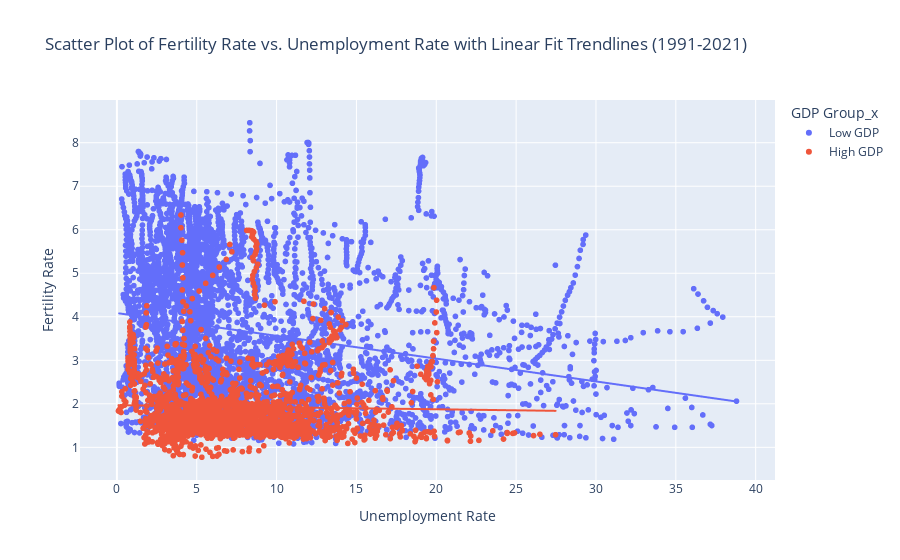

Write notebook code for a chart like this one.
### Code cell
# 將 "Year" 欄位的資料類型轉換為整數
merged_df['Year'] = merged_df['Year'].astype(int)

# 再次篩選出符合年份範圍的數據
start_year = 1991
end_year = 2021
filtered_merged_df = merged_df[(merged_df['Year'] >= start_year) & (merged_df['Year'] <= end_year)]

# 繪製散點圖，X軸為Fertility Rate，Y軸為Unemployment Rate，指定 'color' 參數為 'GDP Group' 欄位
fig = px.scatter(filtered_merged_df, x='Unemployment Rate', y='Fertility Rate', color='GDP Group_x', trendline="ols", 
                 title='Scatter Plot of Fertility Rate vs. Unemployment Rate with Linear Fit Trendlines (1991-2021)')

# 顯示圖表
fig.show()

### Figure 1 — Plotly figure (JSON) as saved in the notebook; plotly's stock layout.template omitted (floating-point values rounded to 4 significant figures; data arrays with more than 128 entries replaced by an {"elided": "..."} marker saying what was removed)
{"data": [{"hovertemplate": "GDP Group_x=Low GDP<br>Unemployment Rate=%{x}<br>Fertility Rate=%{y}<extra></extra>", "legendgroup": "Low GDP", "marker": {"color": "#636efa", "symbol": "circle"}, "mode": "markers", "name": "Low GDP", "showlegend": true, "type": "scattergl", "x": {"elided": "5146 float values"}, "xaxis": "x", "y": {"elided": "5146 float values"}, "yaxis": "y"}, {"hovertemplate": "<b>OLS trendline</b><br>Fertility Rate = -0.0523934 * Unemployment Rate + 4.08606<br>R<sup>2</sup>=0.042079<br><br>GDP Group_x=Low GDP<br>Unemployment Rate=%{x}<br>Fertility Rate=%{y} <b>(trend)</b><extra></extra>", "legendgroup": "Low GDP", "marker": {"color": "#636efa", "symbol": "circle"}, "mode": "lines", "name": "Low GDP", "showlegend": false, "type": "scattergl", "x": {"elided": "5146 float values"}, "xaxis": "x", "y": {"elided": "5146 float values"}, "yaxis": "y"}, {"hovertemplate": "GDP Group_x=High GDP<br>Unemployment Rate=%{x}<br>Fertility Rate=%{y}<extra></extra>", "legendgroup": "High GDP", "marker": {"color": "#EF553B", "symbol": "circle"}, "mode": "markers", "name": "High GDP", "showlegend": true, "type": "scattergl", "x": {"elided": "2108 float values"}, "xaxis": "x", "y": {"elided": "2108 float values"}, "yaxis": "y"}, {"hovertemplate": "<b>OLS trendline</b><br>Fertility Rate = -0.00472928 * Unemployment Rate + 1.96898<br>R<sup>2</sup>=0.000672<br><br>GDP Group_x=High GDP<br>Unemployment Rate=%{x}<br>Fertility Rate=%{y} <b>(trend)</b><extra></extra>", "legendgroup": "High GDP", "marker": {"color": "#EF553B", "symbol": "circle"}, "mode": "lines", "name": "High GDP", "showlegend": false, "type": "scattergl", "x": {"elided": "2108 float values"}, "xaxis": "x", "y": {"elided": "2108 float values"}, "yaxis": "y"}], "layout": {"legend": {"title": {"text": "GDP Group_x"}, "tracegroupgap": 0}, "title": {"text": "Scatter Plot of Fertility Rate vs. Unemployment Rate with Linear Fit Trendlines (1991-2021)"}, "xaxis": {"anchor": "y", "domain": [0, 1], "title": {"text": "Unemployment Rate"}}, "yaxis": {"anchor": "x", "domain": [0, 1], "title": {"text": "Fertility Rate"}}}}
